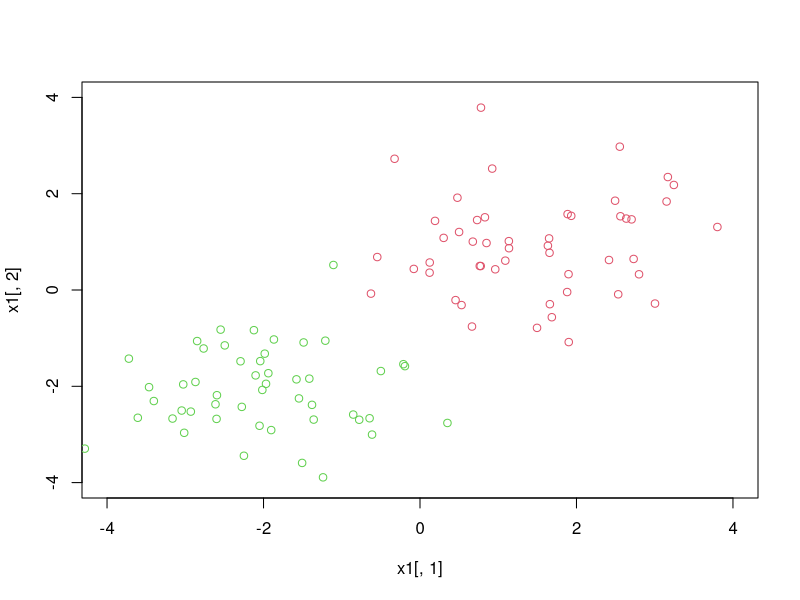
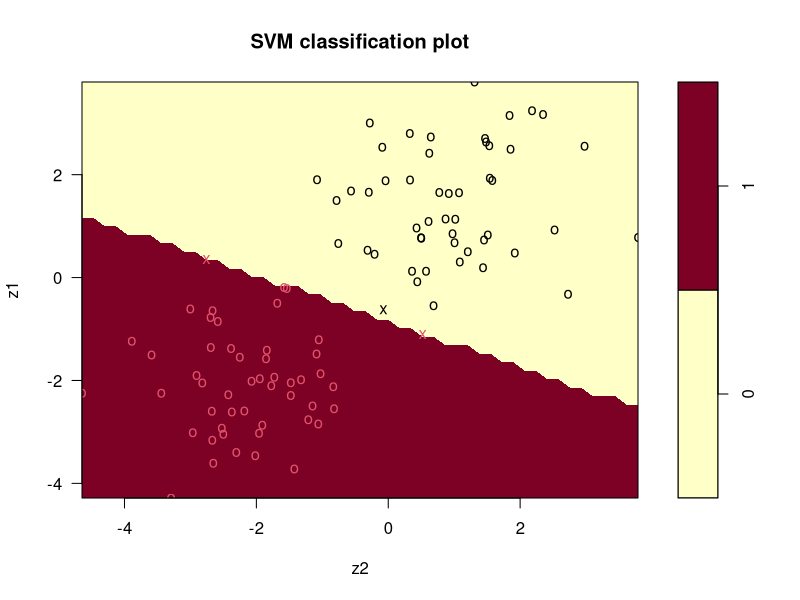
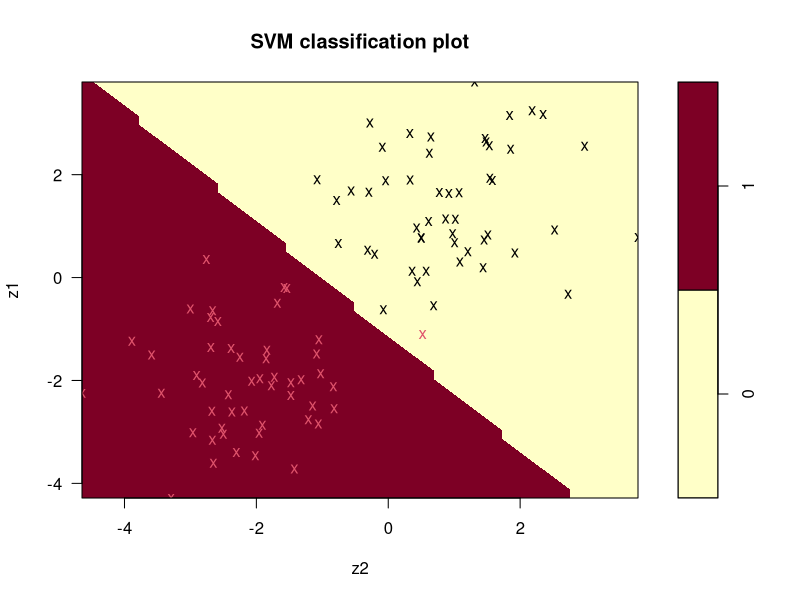

The R source for these figures, in order:
## ---- chunk 1
library(MASS)
library(e1071)
## ---- chunk 2
n1 <- n2 <- 50 # 데이터 50개
m1 <- c(1.5,1) # 다변수정규분포1 평균 
m2 <- c(-2,-2) # 다변수정규분포2 평균

v1 <- v2 <- diag(2) # 0,1 설정
x1 <- mvrnorm(n1, m1, v1) # 다변수정규분포1
x2 <- mvrnorm(n2, m2, v2) # 다변수정규분포2

# linearly separable한 데이터 생성
plot(x1[,1],x1[,2],col=2,xlim=c(-4,4),ylim=c(-4,4)) # x1 data plot
points(x2[,1],x2[,2],col=3) # x2 data plot
## ---- chunk 3
# dataframe check
dat <- data.frame(cbind(rep(c(0,1),each=n1),rbind(x1,x2))) # x1=0, x2=1
colnames(dat) <- c("y","z1","z2")
dat
## ---- chunk 4
# Soft Margin with Large C
model_largec <- svm(as.factor(y)~.,kernel="linear",cost=10e15, data=dat) 
summary(model_largec)
predict(model_largec,dat[,-1])
## ---- chunk 5
plot(model_largec,dat)
## ---- chunk 6
model_largec$coefs 
## ---- chunk 7
model_smallc <- svm(as.factor(y)~.,kernel="linear",cost=10e-15, data=dat) # c가 없는경우(cost=10e-15)으로 큰 경우
summary(model_smallc)
predict(model_smallc,dat[,-1])
## ---- chunk 8
plot(model_smallc,dat)
## ---- chunk 9
model_smallc$coefs
